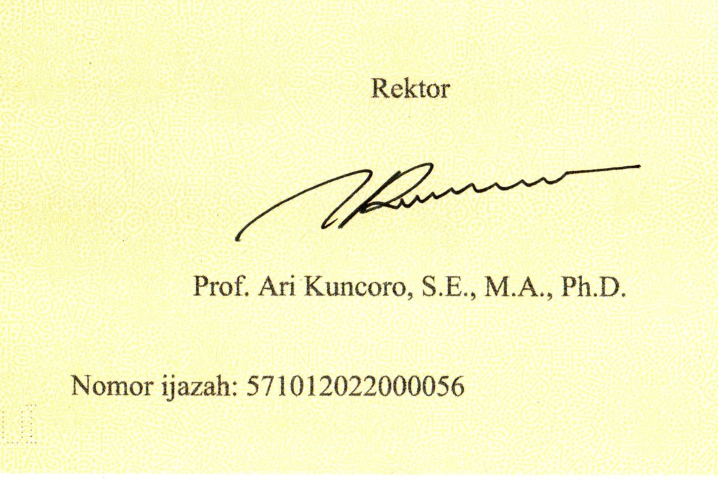
#> input picture PCD-Tgs7/data_foto_ijazah/01_HighQuality_Enhanced (1).jpg, 1436 x 965 px (shown at 1/2 size); its folder holds only this picture in this run
$ python main.py
#> lines starting #> are read from the running program, lines starting #| are printed output that depends on the picture
import os
import re
import csv
import cv2
import numpy as np
import pytesseract

from pathlib import Path


# ============================================================
# 1. KONFIGURASI
# ============================================================

FOLDER_PRESENT = "data_foto_ijazah"
FOLDER_ABSENT = "data_tanpattd"
FOLDER_OUTPUT = "outputs"

# Ganti dengan nomor ijazah yang benar jika semua gambar sama.
GROUND_TRUTH = "DN-123456789"

# Koordinat crop: x1, y1, x2, y2 dalam rasio 0 sampai 1.
# Koordinat ini hanya titik awal; sesuaikan dengan layout ijazah.
CROP_NOMOR = (0.05, 0.65, 0.95, 0.98)
CROP_TTD = (0.15, 0.15, 0.95, 0.65)

GAMMA_VALUE = 1.5

# Parameter awal deteksi tinta; mungkin perlu disesuaikan.
MIN_INK_RATIO = 0.003
MAX_INK_RATIO = 0.35
MIN_COMPONENT_AREA = 8

EXTENSIONS = {".jpg", ".jpeg", ".png", ".bmp", ".tif", ".tiff"}


# ============================================================
# 2. TESSERACT OCR
# ============================================================

def konfigurasi_tesseract():
    kandidat = [
        r"C:\Program Files\Tesseract-OCR\tesseract.exe",
        r"C:\Program Files (x86)\Tesseract-OCR\tesseract.exe",
    ]

    for path in kandidat:
        if os.path.isfile(path):
            pytesseract.pytesseract.tesseract_cmd = path
            return


# ============================================================
# 3. FOLDER DAN UTILITAS
# ============================================================

def buat_folder_output():
    folder = [
        "nomor_ijazah/1_crop_asli",
        "nomor_ijazah/2_grayscale",
        "nomor_ijazah/3_contrast_stretching",
        "nomor_ijazah/4_clahe",
        "nomor_ijazah/5_gamma_correction",
        "nomor_ijazah/7_perbandingan",
        "ttd/1_crop_asli",
        "ttd/2_grayscale",
        "ttd/3_threshold",
        "ttd/4_morfologi",
        "ttd/5_deteksi",
        "ttd/6_kontur",
        "ttd/7_perbandingan_proses",
    ]

    os.makedirs(FOLDER_OUTPUT, exist_ok=True)

    for nama in folder:
        os.makedirs(
            os.path.join(FOLDER_OUTPUT, nama),
            exist_ok=True
        )


def daftar_gambar(folder):
    path_folder = Path(folder)

    if not path_folder.exists():
        print(f"[PERINGATAN] Folder tidak ditemukan: {folder}")
        return []

    return sorted([
        p for p in path_folder.iterdir()
        if p.is_file() and p.suffix.lower() in EXTENSIONS
    ])


def simpan_gambar(folder_rel, nama_file, gambar):
    folder = os.path.join(FOLDER_OUTPUT, folder_rel)
    os.makedirs(folder, exist_ok=True)

    path = os.path.join(folder, nama_file)

    sukses = cv2.imwrite(path, gambar)

    if not sukses:
        print(f"[PERINGATAN] Gagal menyimpan: {path}")


def grayscale(gambar):
    if len(gambar.shape) == 2:
        return gambar.copy()

    return cv2.cvtColor(gambar, cv2.COLOR_BGR2GRAY)


def crop_rasio(gambar, koordinat):
    tinggi, lebar = gambar.shape[:2]
    x1, y1, x2, y2 = koordinat

    x1 = max(0, min(lebar - 1, int(x1 * lebar)))
    x2 = max(x1 + 1, min(lebar, int(x2 * lebar)))
    y1 = max(0, min(tinggi - 1, int(y1 * tinggi)))
    y2 = max(y1 + 1, min(tinggi, int(y2 * tinggi)))

    return gambar[y1:y2, x1:x2].copy()


# [4 lines left out: function bersihkan_teks, not called in this run]


# ============================================================
# 4. ENHANCEMENT NOMOR IJAZAH
# ============================================================

def contrast_stretching(gambar):
    gray = grayscale(gambar)
    nilai_min = int(np.min(gray))
    nilai_maks = int(np.max(gray))

    if nilai_maks == nilai_min:
        return gray.copy()

    hasil = (
        (gray.astype(np.float32) - nilai_min)
        * (255.0 / (nilai_maks - nilai_min))
    )

    return np.clip(hasil, 0, 255).astype(np.uint8)


def clahe_enhancement(gambar):
    gray = grayscale(gambar)

    clahe = cv2.createCLAHE(
        clipLimit=2.0,
        tileGridSize=(8, 8)
    )

    return clahe.apply(gray)


def gamma_correction(gambar, gamma=GAMMA_VALUE):
    gray = grayscale(gambar)
    gamma = max(0.01, float(gamma))

    tabel = np.array([
        ((i / 255.0) ** (1.0 / gamma)) * 255
        for i in range(256)
    ]).astype(np.uint8)

    return cv2.LUT(gray, tabel)


def semua_enhancement(crop):
    gray = grayscale(crop)

    hasil = {
        "Contrast Stretching": contrast_stretching(gray),
        "CLAHE": clahe_enhancement(gray),
        "Gamma Correction": gamma_correction(gray),
    }

    return gray, hasil


def simpan_perbandingan_enhancement(
    nama_file,
    crop_asli,
    hasil_enhancement
):
    daftar_panel = [
        ("Crop Asli", grayscale(crop_asli)),
        ("Contrast Stretching", hasil_enhancement["Contrast Stretching"]),
        ("CLAHE", hasil_enhancement["CLAHE"]),
        ("Gamma Correction", hasil_enhancement["Gamma Correction"]),
    ]

    tinggi_target = 250
    panel_list = []

    for judul, img in daftar_panel:
        rasio = tinggi_target / img.shape[0]
        lebar_target = max(1, int(img.shape[1] * rasio))

        img = cv2.resize(img, (lebar_target, tinggi_target))
        img = cv2.cvtColor(img, cv2.COLOR_GRAY2BGR)

        panel = np.full(
            (tinggi_target + 45, lebar_target, 3),
            255,
            dtype=np.uint8
        )

        panel[45:, :] = img

        cv2.putText(
            panel,
            judul,
            (8, 28),
            cv2.FONT_HERSHEY_SIMPLEX,
            0.55,
            (0, 0, 0),
            1,
            cv2.LINE_AA
        )

        panel_list.append(panel)

    tinggi = max(panel.shape[0] for panel in panel_list)
    panel_seragam = []

    for panel in panel_list:
        if panel.shape[0] < tinggi:
            tambahan = np.full(
                (tinggi - panel.shape[0], panel.shape[1], 3),
                255,
                dtype=np.uint8
            )
            panel = np.vstack([panel, tambahan])

        panel_seragam.append(panel)

    hasil = cv2.hconcat(panel_seragam)

    simpan_gambar(
        "nomor_ijazah/7_perbandingan",
        f"{Path(nama_file).stem}_perbandingan.png",
        hasil
    )


# ============================================================
# 5. OCR DAN CER
# ============================================================

def jalankan_ocr(gambar):
    konfigurasi = (
        "--oem 3 --psm 6 "
        "-c tessedit_char_whitelist="
        "ABCDEFGHIJKLMNOPQRSTUVWXYZabcdefghijklmnopqrstuvwxyz0123456789-"
    )

    teks = pytesseract.image_to_string(
        gambar,
        config=konfigurasi
    )

    return bersihkan_teks(teks)


# [31 lines left out: functions jarak_levenshtein, hitung_cer, not called in this run]


def baca_ground_truth(nama_file):
    path_csv = Path("ground_truth.csv")

    if not path_csv.exists():
        return GROUND_TRUTH

    with open(path_csv, "r", encoding="utf-8-sig", newline="") as file:
        pembaca = csv.DictReader(file)

        for row in pembaca:
            nama = (
                row.get("nama_file")
                or row.get("filename")
                or row.get("file")
                or ""
            ).strip()

            nomor = (
                row.get("nomor_ijazah")
                or row.get("ground_truth")
                or row.get("nomor")
                or ""
            ).strip()

            if nama.lower() == nama_file.lower() and nomor:
                return nomor

    return GROUND_TRUTH


# ============================================================
# 6. DETEKSI TANDA TANGAN DENGAN BOUNDING BOX
# ============================================================

# [255 lines left out: function deteksi_tanda_tangan, not called in this run]


# ============================================================
# 7. MENYIMPAN TABEL TXT
# ============================================================

def simpan_tabel_txt(judul, kolom, baris, path_file):
    data = [
        [str(nilai) for nilai in row]
        for row in baris
    ]

    lebar = []

    for i, nama_kolom in enumerate(kolom):
        panjang = [len(str(nama_kolom))]
        panjang.extend(len(row[i]) for row in data)
        lebar.append(max(panjang) + 2)

    garis = "+" + "+".join("-" * w for w in lebar) + "+"

    with open(path_file, "w", encoding="utf-8") as file:
        file.write(judul + "\n")
        file.write("=" * len(judul) + "\n\n")
        file.write(garis + "\n")

        file.write(
            "|"
            + "|".join(
                str(nama_kolom).center(lebar[i])
                for i, nama_kolom in enumerate(kolom)
            )
            + "|\n"
        )

        file.write(garis + "\n")

        for row in data:
            file.write(
                "|"
                + "|".join(
                    row[i].ljust(lebar[i])
                    for i in range(len(kolom))
                )
                + "|\n"
            )

        file.write(garis + "\n")


# ============================================================
# 8. PEMROSESAN GAMBAR
# ============================================================

def proses_gambar(
    path_gambar,
    label_asli,
    data_evaluasi,
    data_verifikasi
):
    nama_file = path_gambar.name

    print(f"\nMemproses: {nama_file}")

    gambar = cv2.imread(str(path_gambar))

    if gambar is None:
        print(f"[GAGAL] Gambar tidak dapat dibaca: {path_gambar}")
        return

    # Crop dua area secara otomatis.
    crop_nomor = crop_rasio(gambar, CROP_NOMOR)
    crop_ttd = crop_rasio(gambar, CROP_TTD)

    # ========================================================
    # OCR NOMOR IJAZAH
    # ========================================================

    gray_nomor, hasil_enhancement = semua_enhancement(crop_nomor)

    simpan_gambar(
        "nomor_ijazah/1_crop_asli",
        nama_file,
        crop_nomor
    )

    simpan_gambar(
        "nomor_ijazah/2_grayscale",
        nama_file,
        gray_nomor
    )

    folder_metode = {
        "Contrast Stretching": "nomor_ijazah/3_contrast_stretching",
        "CLAHE": "nomor_ijazah/4_clahe",
        "Gamma Correction": "nomor_ijazah/5_gamma_correction",
    }

    for metode, hasil in hasil_enhancement.items():
        simpan_gambar(
            folder_metode[metode],
            nama_file,
            hasil
        )

    simpan_perbandingan_enhancement(
        nama_file,
        crop_nomor,
        hasil_enhancement
    )

    referensi = baca_ground_truth(nama_file)
    hasil_cer = []

    for metode, gambar_enhanced in hasil_enhancement.items():
        teks_ocr = jalankan_ocr(gambar_enhanced)
        cer = hitung_cer(referensi, teks_ocr)

        hasil_cer.append({
            "metode": metode,
            "teks": teks_ocr,
            "cer": cer
        })

        data_evaluasi.append([
            nama_file,
            metode,
            teks_ocr if teks_ocr else "(kosong)",
            f"{cer:.4f}" if cer is not None else "N/A",
            f"{cer * 100:.2f}%" if cer is not None else "N/A"
        ])

        print(
            f"  OCR {metode}: {teks_ocr} "
            f"| CER: {cer:.4f}" if cer is not None
            else f"  OCR {metode}: {teks_ocr} | CER: N/A"
        )

    hasil_valid = [
        h for h in hasil_cer
        if h["cer"] is not None
    ]

    if hasil_valid:
        terbaik = min(hasil_valid, key=lambda h: h["cer"])

        data_evaluasi.append([
            nama_file,
            "METODE TERBAIK",
            terbaik["metode"],
            f"{terbaik['cer']:.4f}",
            f"{terbaik['cer'] * 100:.2f}%"
        ])

    # ========================================================
    # DETEKSI TANDA TANGAN
    # ========================================================

    status, rasio_ink, jumlah_kotak = deteksi_tanda_tangan(
        crop_ttd,
        nama_file
    )

    evaluasi = (
        "SESUAI"
        if status == label_asli
        else "TIDAK SESUAI"
    )

    data_verifikasi.append([
        nama_file,
        label_asli,
        status,
        f"{rasio_ink:.4f}",
        str(jumlah_kotak),
        evaluasi
    ])

    print(
        f"  Tanda tangan: {status}; "
        f"rasio tinta={rasio_ink:.4f}; "
        f"evaluasi={evaluasi}"
    )


# ============================================================
# 9. MAIN
# ============================================================

def main():
    konfigurasi_tesseract()
    buat_folder_output()

    data_evaluasi = []
    data_verifikasi = []

    daftar_present = daftar_gambar(FOLDER_PRESENT)
    daftar_absent = daftar_gambar(FOLDER_ABSENT)

    if not daftar_present and not daftar_absent:
        print("Tidak ada gambar yang ditemukan.")
        print("Periksa nama folder input.")
        return

    for path_gambar in daftar_present:
        proses_gambar(
            path_gambar,
            "PRESENT",
            data_evaluasi,
            data_verifikasi
        )
#> in proses_gambar, gambar is the input picture: shape (965, 1436, 3); mean B, G, R 197.1, 248.2, 248.5
#> in crop_rasio, `return gambar[y1:y2, x1:x2].copy()`:
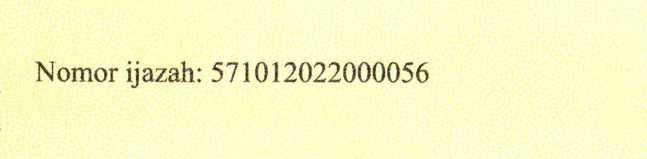
#> returned value: shape (318, 1293, 3) (shown at 1/2 size); mean of channels 0, 1, 2 198.9, 248.7, 248.8; drawn as B, G, R
#> call 2 of crop_rasio, with koordinat = (0.15, 0.15, 0.95, 0.65)
#> in crop_rasio (call 2), `return gambar[y1:y2, x1:x2].copy()`:
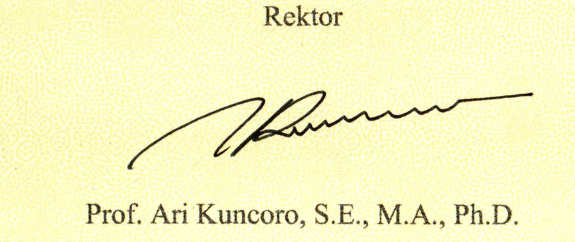
#> returned value: shape (483, 1149, 3) (shown at 1/2 size); mean of channels 0, 1, 2 193.1, 244.9, 245.4; drawn as B, G, R
#> in grayscale, `return cv2.cvtColor(gambar, cv2.COLOR_BGR2GRAY)`:
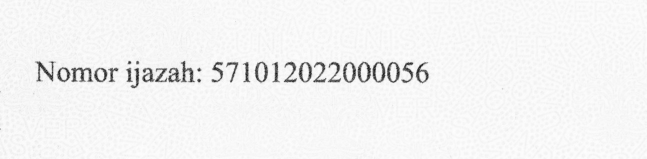
#> returned value: shape (318, 1293) (shown at 1/2 size); min 5, max 254, mean 243.1
#> in contrast_stretching, `nilai_min = int(np.min(gray))`: nilai_min = 5
#> in contrast_stretching, `nilai_maks = int(np.max(gray))`: nilai_maks = 254
#> in gamma_correction, `return cv2.LUT(gray, tabel)`:
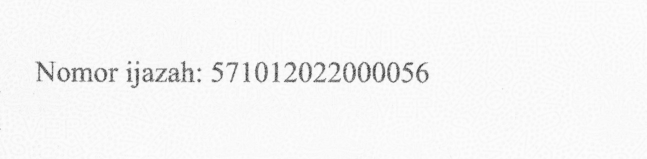
#> returned value: shape (318, 1293) (shown at 1/2 size); min 18, max 254, mean 245.9
#> in proses_gambar, `gray_nomor, hasil_enhancement = semua_enhancement(crop_nomor)`: hasil_enhancement = 3 items
#> the loop in proses_gambar, `for metode, hasil in hasil_enhancement.items():` made 3 passes
#> metode on passes 1 to 3: 'Contrast Stretching', 'CLAHE', 'Gamma Correction'
#> the loop in simpan_perbandingan_enhancement, `for judul, img in daftar_panel:` made 4 passes
#> after the loop in simpan_perbandingan_enhancement, `for judul, img in daftar_panel:`:
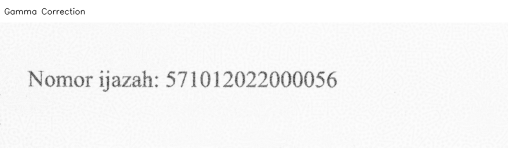
#> panel: shape (295, 1016, 3) (shown at 1/2 size); min 4, max 255, mean 246.8
#> after the loop in simpan_perbandingan_enhancement, `for judul, img in daftar_panel:`: panel_list = 4 items
#> in simpan_perbandingan_enhancement, `tinggi = max(panel.shape[0] for panel in panel_list)`: tinggi = 295
#> the loop in simpan_perbandingan_enhancement, `for panel in panel_list:` made 4 passes
#> after the loop in simpan_perbandingan_enhancement, `for panel in panel_list:`: panel_seragam = 4 items
#> in simpan_perbandingan_enhancement, `hasil = cv2.hconcat(panel_seragam)`:
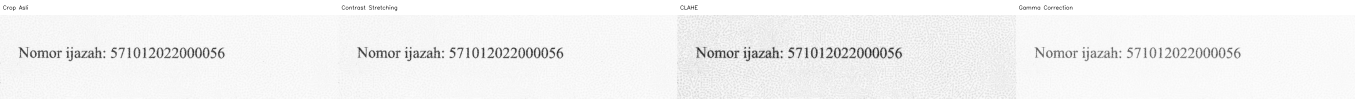
#> hasil: shape (295, 4064, 3) (shown at 1/3 size); min 4, max 255, mean 243.2
#> the loop in proses_gambar, `for metode, gambar_enhanced in hasil_enhancement.items():` made 1 pass
#> after the loop in proses_gambar, `for metode, gambar_enhanced in hasil_enhancement.items():`: data_evaluasi = []
#> (the call stopped at in jalankan_ocr, `teks = pytesseract.image_to_string( gambar, config=konfigurasi )`: pytesseract is not available in this run)

    for path_gambar in daftar_absent:
        proses_gambar(
            path_gambar,
            "ABSENT",
            data_evaluasi,
            data_verifikasi
        )

    simpan_tabel_txt(
        "HASIL EVALUASI OCR NOMOR IJAZAH",
        [
            "Nama File",
            "Metode",
            "Hasil OCR / Metode Terbaik",
            "CER",
            "CER (%)"
        ],
        data_evaluasi,
        os.path.join(FOLDER_OUTPUT, "hasil_evaluasi.txt")
    )

    simpan_tabel_txt(
        "HASIL VERIFIKASI TANDA TANGAN",
        [
            "Nama File",
            "Label Asli",
            "Hasil Deteksi",
            "Rasio Tinta",
            "Jumlah Kotak",
            "Evaluasi"
        ],
        data_verifikasi,
        os.path.join(FOLDER_OUTPUT, "hasil_verifikasi.txt")
    )

    print("\n" + "=" * 55)
    print("PEMROSESAN SELESAI")
    print("=" * 55)
    print(f"Jumlah gambar PRESENT: {len(daftar_present)}")
    print(f"Jumlah gambar ABSENT : {len(daftar_absent)}")
    print(f"Folder hasil: {os.path.abspath(FOLDER_OUTPUT)}")
    print("Laporan OCR: outputs/hasil_evaluasi.txt")
    print("Laporan tanda tangan: outputs/hasil_verifikasi.txt")
    print("Visualisasi tanda tangan: outputs/ttd/7_perbandingan_proses/")


if __name__ == "__main__":
    main()

$ run again, on PCD-Tgs7/data_foto_ijazah/07_ColorShift_WarmTint (1).jpg
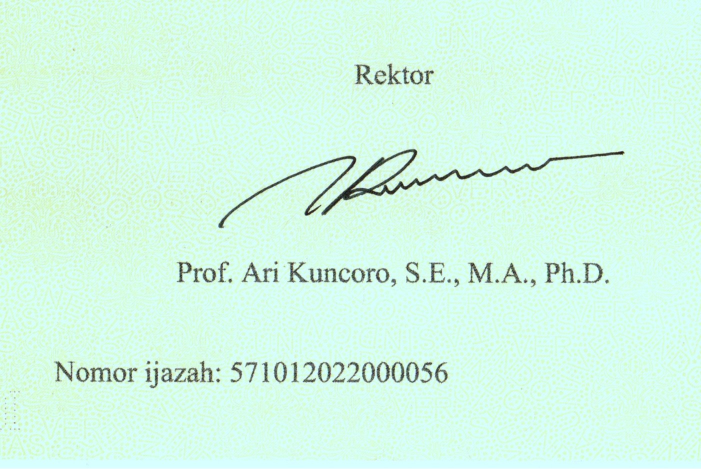
#> input picture PCD-Tgs7/data_foto_ijazah/07_ColorShift_WarmTint (1).jpg, 1402 x 938 px (shown at 1/2 size)
#> in proses_gambar, gambar is the input picture: shape (938, 1402, 3); mean B, G, R 230.2, 248.5, 211.4
#> nilai_min = 37
#> nilai_maks = 248
#> hasil_enhancement = 3 items
#> the loop in proses_gambar, `for metode, hasil in hasil_enhancement.items():` made 3 passes
#> metode on passes 1 to 3: 'Contrast Stretching', 'CLAHE', 'Gamma Correction'
#> the loop in simpan_perbandingan_enhancement, `for judul, img in daftar_panel:` made 4 passes
#> after the loop in simpan_perbandingan_enhancement, `for judul, img in daftar_panel:`:
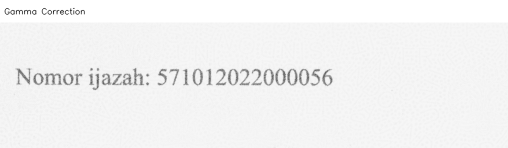
#> panel: shape (295, 1016, 3) (shown at 1/2 size); min 4, max 255, mean 242.9
#> after the loop in simpan_perbandingan_enhancement, `for judul, img in daftar_panel:`: panel_list = 4 items
#> in simpan_perbandingan_enhancement, `tinggi = max(panel.shape[0] for panel in panel_list)`: tinggi = 295
#> the loop in simpan_perbandingan_enhancement, `for panel in panel_list:` made 4 passes
#> after the loop in simpan_perbandingan_enhancement, `for panel in panel_list:`: panel_seragam = 4 items
#> in simpan_perbandingan_enhancement, `hasil = cv2.hconcat(panel_seragam)`:
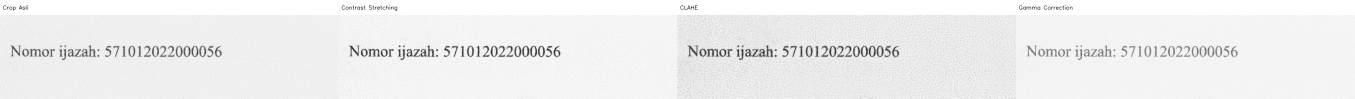
#> hasil: shape (295, 4064, 3) (shown at 1/3 size); min 4, max 255, mean 238.9
#> the loop in proses_gambar, `for metode, gambar_enhanced in hasil_enhancement.items():` made 1 pass
#> after the loop in proses_gambar, `for metode, gambar_enhanced in hasil_enhancement.items():`: data_evaluasi = []

$ run again, on PCD-Tgs7/data_foto_ijazah/08_JPEGCompression_Artifacts (1).jpg
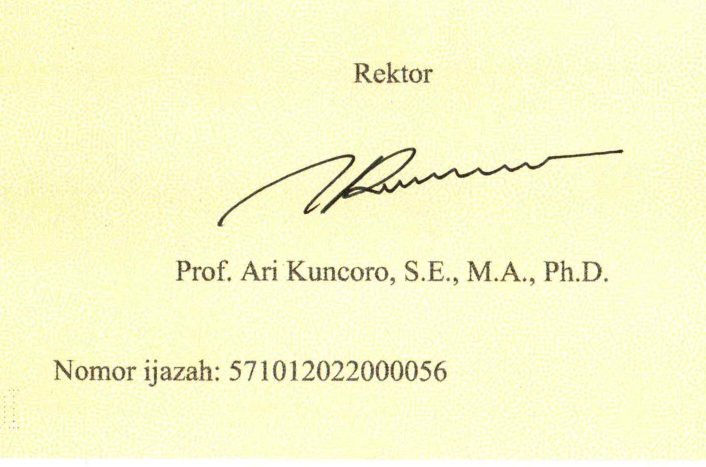
#> input picture PCD-Tgs7/data_foto_ijazah/08_JPEGCompression_Artifacts (1).jpg, 1412 x 934 px (shown at 1/2 size)
#> in proses_gambar, gambar is the input picture: shape (934, 1412, 3); mean B, G, R 203.3, 248.4, 248.1
#> nilai_min = 37
#> nilai_maks = 254
#> hasil_enhancement = 3 items
#> the loop in proses_gambar, `for metode, hasil in hasil_enhancement.items():` made 3 passes
#> metode on passes 1 to 3: 'Contrast Stretching', 'CLAHE', 'Gamma Correction'
#> the loop in simpan_perbandingan_enhancement, `for judul, img in daftar_panel:` made 4 passes
#> after the loop in simpan_perbandingan_enhancement, `for judul, img in daftar_panel:`:
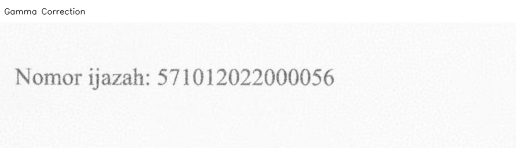
#> panel: shape (295, 1031, 3) (shown at 1/2 size); min 4, max 255, mean 247.4
#> after the loop in simpan_perbandingan_enhancement, `for judul, img in daftar_panel:`: panel_list = 4 items
#> in simpan_perbandingan_enhancement, `tinggi = max(panel.shape[0] for panel in panel_list)`: tinggi = 295
#> the loop in simpan_perbandingan_enhancement, `for panel in panel_list:` made 4 passes
#> after the loop in simpan_perbandingan_enhancement, `for panel in panel_list:`: panel_seragam = 4 items
#> in simpan_perbandingan_enhancement, `hasil = cv2.hconcat(panel_seragam)`:
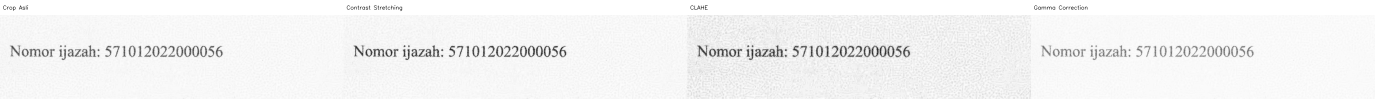
#> hasil: shape (295, 4124, 3) (shown at 1/3 size); min 4, max 255, mean 243.6
#> the loop in proses_gambar, `for metode, gambar_enhanced in hasil_enhancement.items():` made 1 pass
#> after the loop in proses_gambar, `for metode, gambar_enhanced in hasil_enhancement.items():`: data_evaluasi = []
